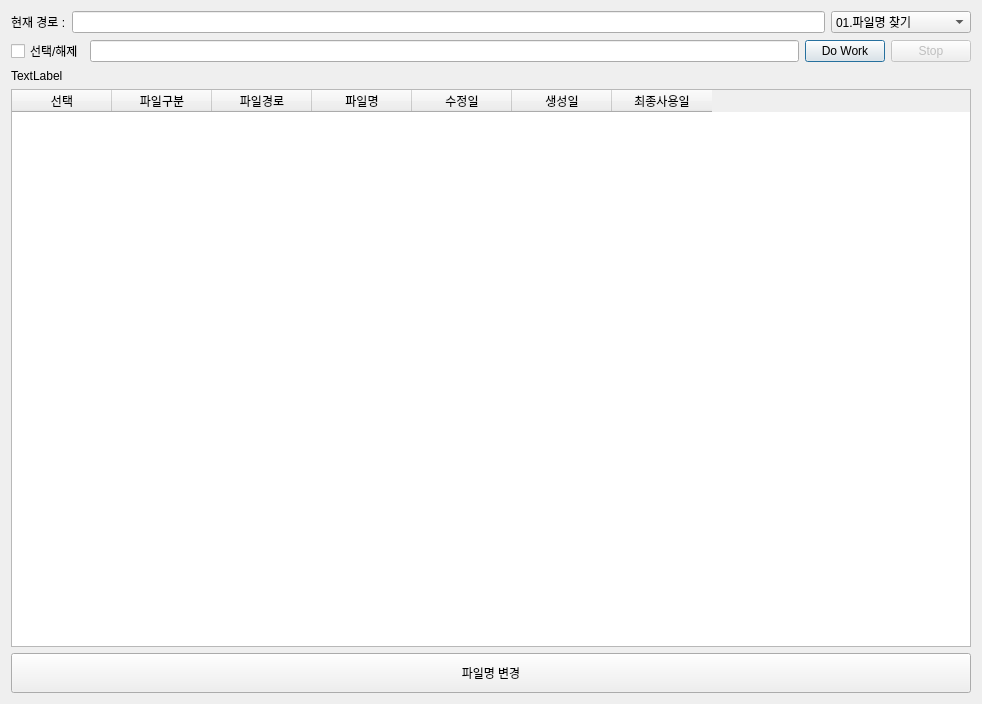
<?xml version="1.0" encoding="UTF-8"?>
<ui version="4.0">
 <class>Dialog</class>
 <widget class="QDialog" name="Dialog">
  <property name="geometry">
   <rect>
    <x>0</x>
    <y>0</y>
    <width>982</width>
    <height>704</height>
   </rect>
  </property>
  <property name="windowTitle">
   <string>파일 찾기</string>
  </property>
  <property name="windowIcon">
   <iconset>
    <normaloff>../img/rename.png</normaloff>../img/rename.png</iconset>
  </property>
  <layout class="QGridLayout" name="gridLayout_5">
   <item row="1" column="0">
    <layout class="QGridLayout" name="gridLayout">
     <item row="0" column="0">
      <widget class="QCheckBox" name="chkAll">
       <property name="minimumSize">
        <size>
         <width>0</width>
         <height>0</height>
        </size>
       </property>
       <property name="text">
        <string>선택/해제</string>
       </property>
      </widget>
     </item>
     <item row="0" column="1">
      <widget class="QLineEdit" name="txtSearchKey"/>
     </item>
     <item row="0" column="3">
      <widget class="QPushButton" name="btnDoWork">
       <property name="enabled">
        <bool>true</bool>
       </property>
       <property name="text">
        <string>Do Work</string>
       </property>
      </widget>
     </item>
     <item row="0" column="4">
      <widget class="QPushButton" name="btnStop">
       <property name="enabled">
        <bool>false</bool>
       </property>
       <property name="text">
        <string>Stop</string>
       </property>
      </widget>
     </item>
    </layout>
   </item>
   <item row="3" column="0">
    <layout class="QGridLayout" name="gridLayout_2">
     <item row="0" column="0">
      <widget class="QTableWidget" name="tblFiles">
       <column>
        <property name="text">
         <string>선택</string>
        </property>
       </column>
       <column>
        <property name="text">
         <string>파일구분</string>
        </property>
       </column>
       <column>
        <property name="text">
         <string>파일경로</string>
        </property>
       </column>
       <column>
        <property name="text">
         <string>파일명</string>
        </property>
       </column>
       <column>
        <property name="text">
         <string>수정일</string>
        </property>
       </column>
       <column>
        <property name="text">
         <string>생성일</string>
        </property>
       </column>
       <column>
        <property name="text">
         <string>최종사용일</string>
        </property>
       </column>
      </widget>
     </item>
    </layout>
   </item>
   <item row="4" column="0">
    <layout class="QGridLayout" name="gridLayout_3">
     <item row="0" column="0">
      <widget class="QPushButton" name="btnOk">
       <property name="minimumSize">
        <size>
         <width>0</width>
         <height>40</height>
        </size>
       </property>
       <property name="text">
        <string>파일명 변경</string>
       </property>
      </widget>
     </item>
    </layout>
   </item>
   <item row="0" column="0">
    <layout class="QGridLayout" name="gridLayout_4">
     <item row="0" column="0">
      <widget class="QLabel" name="label">
       <property name="text">
        <string>현재 경로 :</string>
       </property>
      </widget>
     </item>
     <item row="0" column="1">
      <widget class="QLineEdit" name="txtUrl"/>
     </item>
     <item row="0" column="2">
      <widget class="QComboBox" name="cboWork">
       <item>
        <property name="text">
         <string>01.파일명 찾기</string>
        </property>
       </item>
       <item>
        <property name="text">
         <string>02.문자열로 파일 찾기</string>
        </property>
       </item>
      </widget>
     </item>
    </layout>
   </item>
   <item row="2" column="0">
    <widget class="QLabel" name="lblMsg">
     <property name="text">
      <string>TextLabel</string>
     </property>
    </widget>
   </item>
  </layout>
 </widget>
 <resources/>
 <connections/>
</ui>
